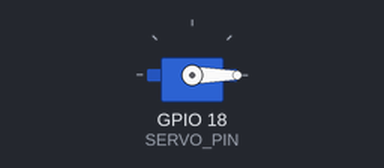
Simulated run of this sketch. Board: ESP32. Parts: servo.

Above: at 0.05 s.
Timing chart, 0 to 4.6 s (numbered marks = the images above):
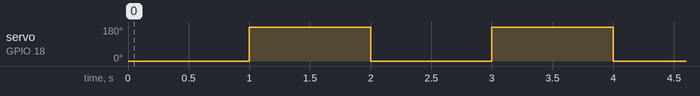

The sketch:

servo.ino
```cpp
// ライブラリーからESP32Servo by Kebinをインストール
#include <ESP32Servo.h>

Servo myServo;  // サーボのインスタンス

#define SERVO_PIN 18  // 信号線の接続ピン

void setup() {
  myServo.attach(SERVO_PIN);  // サーボをGPIO 18に接続
}

void loop() {
  int i = 0;
  while (i < 3)
  {
    myServo.write(0);    // 0度に移動
    delay(1000);
    myServo.write(180);  // 180度に移動
   delay(1000);
   i++;
  }
  myServo.write(90);

  // 次の命令を待機
  // while (1) {
  //   // 何もせず待機
  //   delay(5000);  // 省エネのため少し待つ
  // }
}
```

Measured:
- by itself, servo on GPIO 18 (SERVO_PIN): alternates 180° for 1.0 s and 0° for 1.0 s
